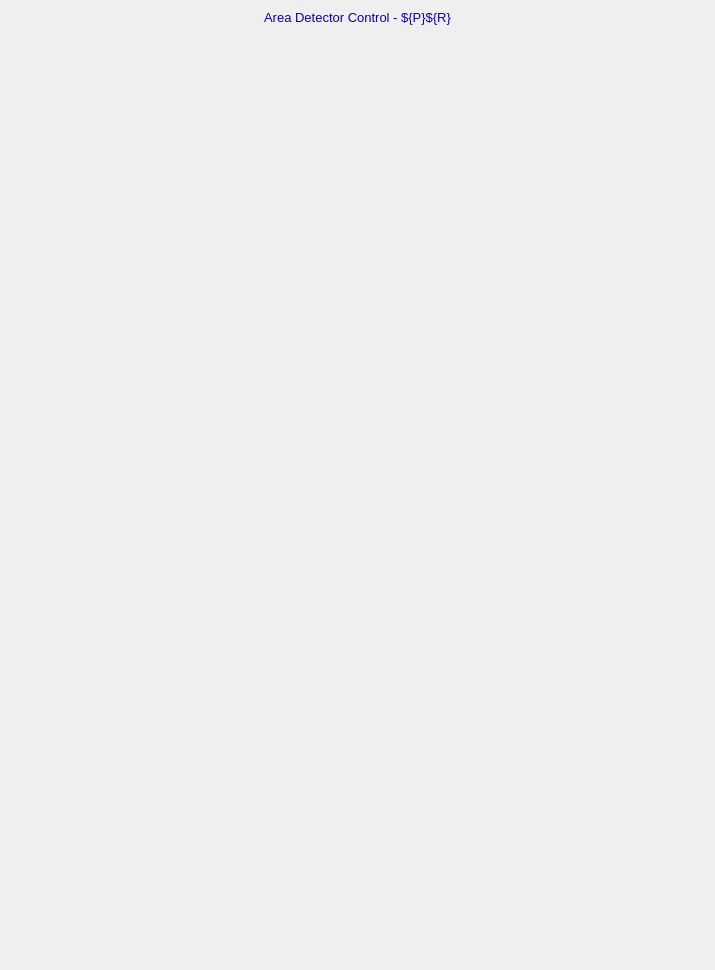
<?xml version="1.0" encoding="UTF-8"?>
<ui version="4.0">
 <class>screen</class>
 <widget class="PyDMFrame" name="screen">
  <property name="geometry">
   <rect>
    <x>0</x>
    <y>0</y>
    <width>715</width>
    <height>970</height>
   </rect>
  </property>
  <property name="windowTitle">
   <string>ADZWO</string>
  </property>
  <property name="styleSheet">
   <string notr="true">PyDMFrame#screen {
  color: rgb(0, 0, 0);
  background-color: rgb(187, 187, 187);
  }</string>
  </property>
  <widget class="PyDMDrawingRectangle" name="rectangle">
   <property name="geometry">
    <rect>
     <x>0</x>
     <y>4</y>
     <width>715</width>
     <height>25</height>
    </rect>
   </property>
   <property name="toolTip">
    <string>rectangle</string>
   </property>
   <property name="brush" stdset="0">
    <brush brushstyle="SolidPattern">
     <color alpha="255">
      <red>218</red>
      <green>218</green>
      <blue>218</blue>
     </color>
    </brush>
   </property>
   <property name="penStyle" stdset="0">
    <enum>Qt::SolidLine</enum>
   </property>
   <property name="penCapStyle" stdset="0">
    <enum>Qt::FlatCap</enum>
   </property>
   <property name="penColor" stdset="0">
    <color>
     <red>218</red>
     <green>218</green>
     <blue>218</blue>
    </color>
   </property>
   <property name="penWidth" stdset="0">
    <double>0.000000000000000</double>
   </property>
  </widget>
  <widget class="PyDMEmbeddedDisplay" name="composite">
   <property name="geometry">
    <rect>
     <x>6</x>
     <y>35</y>
     <width>350</width>
     <height>340</height>
    </rect>
   </property>
   <property name="toolTip">
    <string>composite</string>
   </property>
   <property name="filename" stdset="0">
    <string>ADSetup.ui</string>
   </property>
  </widget>
  <widget class="PyDMEmbeddedDisplay" name="composite_1">
   <property name="geometry">
    <rect>
     <x>360</x>
     <y>35</y>
     <width>350</width>
     <height>165</height>
    </rect>
   </property>
   <property name="toolTip">
    <string>composite_1</string>
   </property>
   <property name="filename" stdset="0">
    <string>ADShutter.ui</string>
   </property>
  </widget>
  <widget class="PyDMEmbeddedDisplay" name="composite_2">
   <property name="geometry">
    <rect>
     <x>360</x>
     <y>855</y>
     <width>350</width>
     <height>110</height>
    </rect>
   </property>
   <property name="toolTip">
    <string>composite_2</string>
   </property>
   <property name="filename" stdset="0">
    <string>ADAttrFile.ui</string>
   </property>
  </widget>
  <widget class="PyDMEmbeddedDisplay" name="composite_4">
   <property name="geometry">
    <rect>
     <x>5</x>
     <y>465</y>
     <width>350</width>
     <height>380</height>
    </rect>
   </property>
   <property name="toolTip">
    <string>composite_4</string>
   </property>
   <property name="filename" stdset="0">
    <string>ADReadout.ui</string>
   </property>
  </widget>
  <widget class="PyDMEmbeddedDisplay" name="composite_5">
   <property name="geometry">
    <rect>
     <x>360</x>
     <y>205</y>
     <width>350</width>
     <height>480</height>
    </rect>
   </property>
   <property name="toolTip">
    <string>composite_5</string>
   </property>
   <property name="filename" stdset="0">
    <string>ADCollect.ui</string>
   </property>
  </widget>
  <widget class="PyDMEmbeddedDisplay" name="composite_6">
   <property name="geometry">
    <rect>
     <x>5</x>
     <y>380</y>
     <width>350</width>
     <height>80</height>
    </rect>
   </property>
   <property name="toolTip">
    <string>composite_6</string>
   </property>
   <property name="filename" stdset="0">
    <string>ADPlugins.ui</string>
   </property>
  </widget>
  <widget class="PyDMEmbeddedDisplay" name="composite_7">
   <property name="geometry">
    <rect>
     <x>360</x>
     <y>690</y>
     <width>350</width>
     <height>160</height>
    </rect>
   </property>
   <property name="toolTip">
    <string>composite_7</string>
   </property>
   <property name="filename" stdset="0">
    <string>ADBuffers.ui</string>
   </property>
  </widget>
  <widget class="QLabel" name="text">
   <property name="geometry">
    <rect>
     <x>0</x>
     <y>5</y>
     <width>715</width>
     <height>25</height>
    </rect>
   </property>
   <property name="font">
    <font>
     <pointsize>10</pointsize>
    </font>
   </property>
   <property name="toolTip">
    <string>text</string>
   </property>
   <property name="styleSheet">
    <string notr="true">QLabel#text {
  color: rgb(10, 0, 184);
  }</string>
   </property>
   <property name="text">
    <string>Area Detector Control - ${P}${R}</string>
   </property>
   <property name="alignment">
    <set>Qt::AlignCenter</set>
   </property>
   <property name="brush" stdset="0">
    <brush brushstyle="SolidPattern">
     <color alpha="255">
      <red>10</red>
      <green>0</green>
      <blue>184</blue>
     </color>
    </brush>
   </property>
  </widget>
  <widget class="PyDMEmbeddedDisplay" name="composite_8">
   <property name="geometry">
    <rect>
     <x>5</x>
     <y>850</y>
     <width>350</width>
     <height>110</height>
    </rect>
   </property>
   <property name="toolTip">
    <string>composite_4</string>
   </property>
   <property name="filename" stdset="0">
    <string>ADTemp.ui</string>
   </property>
  </widget>
 </widget>
 <customwidgets>
  <customwidget>
   <class>PyDMDrawingRectangle</class>
   <extends>QWidget</extends>
   <header>pydm.widgets.drawing</header>
  </customwidget>
  <customwidget>
   <class>PyDMEmbeddedDisplay</class>
   <extends>QFrame</extends>
   <header>pydm.widgets.embedded_display</header>
  </customwidget>
  <customwidget>
   <class>PyDMFrame</class>
   <extends>QFrame</extends>
   <header>pydm.widgets.frame</header>
   <container>1</container>
  </customwidget>
 </customwidgets>
 <resources/>
 <connections/>
</ui>
